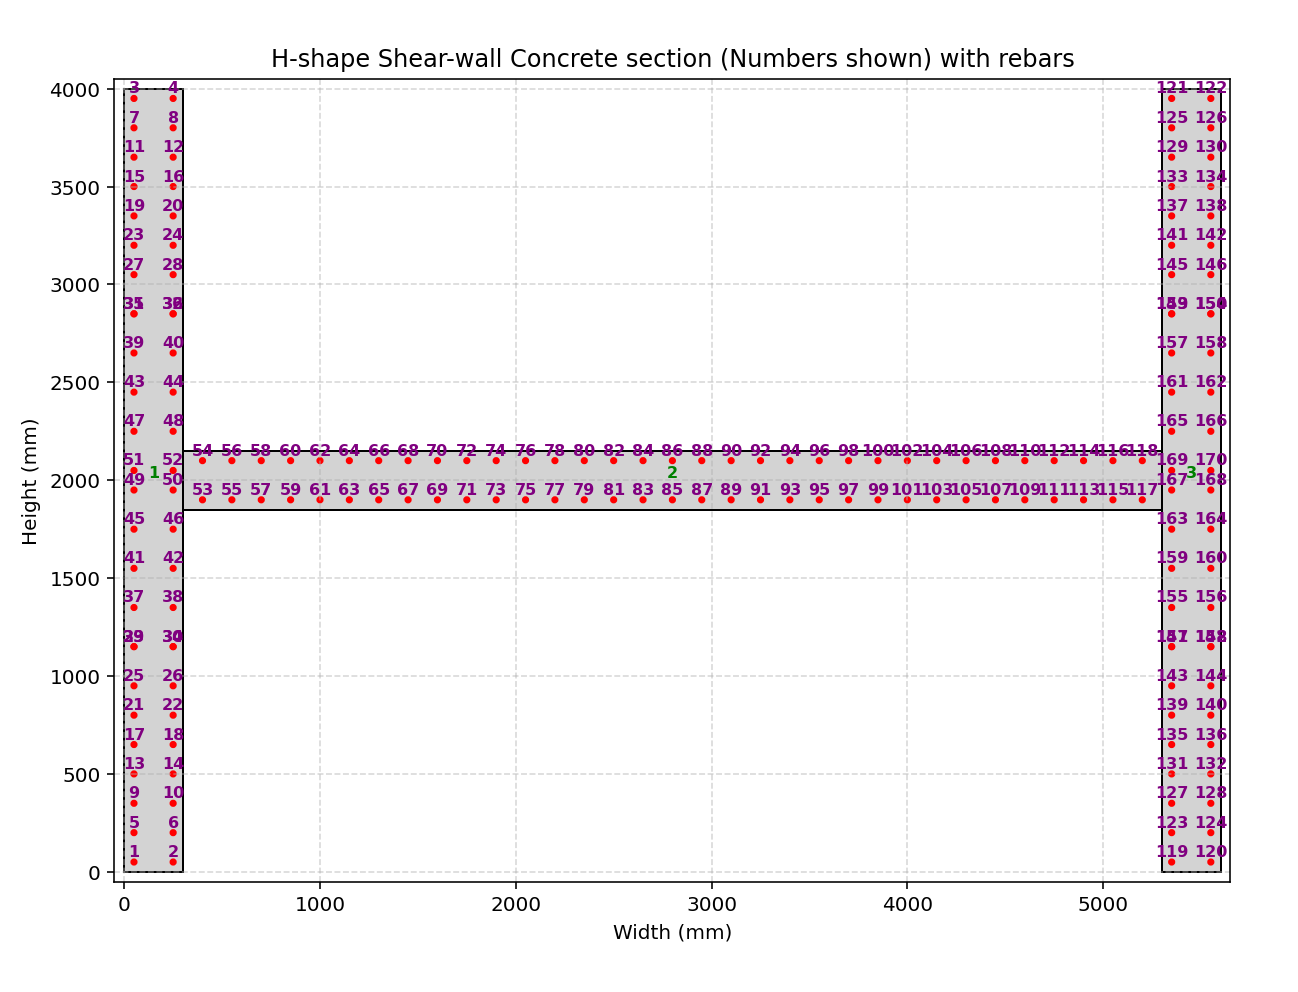

Write Python code to recreate this figure.
def CONCRETE_SHEAR_WALL_H_SHAPE_SECTION_EXTRA_FUN(secTag, STEEL_TYPE, fc, Kfc, CONCRETE_DENSITY, plot=True):
    """
    Create a concrete H-Shape shear wall with different widths and heights, fiber section (OpenSees) and,
    if PLOT=True, draw a simple 2‑D sketch of the section.

    Parameters
    ----------
    secTag          : int   – section identifier
    STEEL_TYPE      : str   – 'ELASTIC' or 'INELASTIC'
    fc              : float – unconfined concrete compressive strength (MPa, negative)
    Kfc             : float – ratio of confined to unconfined concrete strength
    CONCRETE_DENSITY: float – ρc (kg/m³) – will be converted to N·s²/mm³
    PLOT            : bool  – draw the section if True
    
    THIS PYTHON SCRIPT WRITTEN BY SALAR DELAVAR GHASHGHAEI (QASHQAI)
    """
    import numpy as np
    import openseespy.opensees as ops
    import matplotlib.pyplot as plt
    import matplotlib.pyplot as plt, matplotlib.patches as patches
    
    # Define materials for nonlinear elements
    # Define parameters (units: mm, N)
    # ------------------------------------------
    # CONCRETE                  tag   f'c        ec0   f'cu        ecu
    # Cover concrete (unconfined)
    fcU = -fc                 # [N/mm²] Concrete Compressive Strength
    Ec = 4700 * np.sqrt(-fcU) # [N/mm^2] Concrete Elastic Modulus
    ec0U = 2*fcU/Ec           # [mm/mm] Concrete Compressive Strain
    fcUU = 0.2*fcU            # [N/mm²] Concrete Compressive Ultimate Strength
    ecuU = 5*ec0U             # [mm/mm] Concrete Compressive Ultimate Strain
    LambdaU = 0.1;	          # ratio between unloading slope    
    # Core concrete (confined)
    #Kfc = 1.3;			      # ratio of confined to unconfined concrete strength
    fcC = Kfc*fcU             # [N/mm²] Concrete Compressive Strength
    Ec = 4700 * np.sqrt(-fcC) # [N/mm^2] Concrete Elastic Modulus
    ec0C = 2*fcC/Ec           # [mm/mm] Concrete Compressive Strain
    fcUC = 0.65*fcC           # [N/mm²] Concrete Compressive Ultimate Strength
    ecuC = 15*ec0C            # [mm/mm] Concrete Compressive Ultimate Strain
    LambdaC = 0.1;	          # ratio between unloading slope
    # tensile-strength properties
    ftC = 0.7 * np.sqrt(-fcC)  # [N/mm²] tensile strength +tension
    ftU = 0.7 * np.sqrt(-fcU)  # [N/mm²] tensile strength +tension
    EtsC = ftC/np.abs(ec0C)    # [N/mm²] tension softening stiffness
    EtsU = ftU/np.abs(ec0U)	   # [N/mm²] tension softening stiffness
    
    # STEEL
    # Reinforcing steel
    fy = 400          # [N/mm²] Steel Rebar Yield Strength   
    Es = 2e5          # [N/mm²] Modulus of Elasticity
    ey = fy/Es        # [mm/mm] Steel Rebar Yield Strain
    fu = 1.1818*fy    # [N/mm²] Steel Rebar Ultimate Strength
    esu = 0.09        # [mm/mm] Steel Rebar Ultimate Strain
    Esh = (fu - fy)/(esu - ey)
    Bs = Esh / Es
    

    coreTag, coverTag, steelTag = secTag + 100, secTag + 200, secTag + 300
    if STEEL_TYPE == 'ELASTIC':
        ops.uniaxialMaterial('Elastic', steelTag, Es) 
    if STEEL_TYPE == 'INELASTIC':   
        pinchX = 0.8   # Pinching factor in X direction
        pinchY = 0.5   # Pinching factor in Y direction
        damage1 = 0.0  # Damage due to ductility
        damage2 = 0.0  # Damage due to energy
        beta = 0.1     # Stiffness degradation parameter
        ops.uniaxialMaterial('Hysteretic', steelTag, fy, ey, fu, esu, 0.2*fu, 1.1*esu, -fy, -ey, -fu, -esu, -0.2*fu, -1.1*esu, pinchX, pinchY, damage1, damage2, beta)
        # INFO LINK: https://opensees.berkeley.edu/wiki/index.php/Hysteretic_Material
        
    #ops.uniaxialMaterial('Concrete01', coreTag, fcC, ec0C, fcUC, ecuC)  # Core concrete (confined)
    #ops.uniaxialMaterial('Concrete01', coverTag, fcU, ec0U, fcUU, ecuU) # Cover concrete (unconfined)
    ops.uniaxialMaterial('Concrete02', coreTag, fcC, ec0C, fcUC, ecuC, LambdaC, ftC, EtsC) # build core concrete (confined)
    ops.uniaxialMaterial('Concrete02', coverTag, fcU, ec0U, fcUU, ecuU, LambdaU, ftU, EtsU) # build cover concrete (unconfined)


    # -------------------- Fiber section -------------------------
    ops.section('Fiber', secTag)
    # -------------------- Concrete Section -------------------------------
    # (layers depth[mm], layers width[mm], center y‑coord [mm], center x‑coord [mm], numSubdivY, numSubdivZ)
    NFY, NFX = 50, 50 # Number of fibers in each Division in Y and X Dir.
    concrete_layers = [
        (4000.0, 300.0, 2000.0, 150.0, NFY, NFX, coreTag, 'lightgray'),            # 1
        (300.0, 5000.0, 2000.0, 300.0+2500.0, NFY, NFX, coreTag, 'lightgray'),    # 2
        (4000.0, 300.0, 2000.0, 5000.0+450.0, NFY, NFX, coreTag, 'lightgray'),     # 3

    ]
    for depth, width, center_y, center_x, numSubdivY, numSubdivZ, matTAG, _  in concrete_layers:
        x_left = center_x - width/2
        x_right = center_x + width/2
        y_bot = center_y - depth/2
        y_top = center_y + depth/2
        ops.patch('rect', matTAG, numSubdivY, numSubdivZ, x_left, y_bot, x_right, y_top)

    # -------------------- Section area -------------------------
    # Initialize
    min_bottom = float('inf')
    max_top = -float('inf')
    TOTAL_AREA = 0.0
    
    for depth, width, center_y, center_x,_ ,_,_ ,_ in concrete_layers:
        bottom = center_y - depth/2
        top = center_y + depth/2
        min_bottom = min(min_bottom, bottom)
        max_top = max(max_top, top)
        TOTAL_AREA += depth * width
    
    SECTION_HEIGHT = max_top - min_bottom
    
    print(f"Section height = {SECTION_HEIGHT} mm")
    print(f"Section area   = {TOTAL_AREA} mm²")
    # -------------------- Rebars -------------------------------
    RD = 16.0 # [mm] Rebar Diameter
    # (diameter [mm], y‑coord [mm], x‑coord [mm])
    rebars = [
        (RD,  50.0, 50.0),      # 1 -> SHEAR WALL 01 - DISTANCE 150.0 mm
        (RD,  50.0, 250.0),     # 2
        (RD,  3950.0, 50.0),    # 3
        (RD,  3950.0, 250.0),   # 4
        (RD,  200.0, 50.0),     # 5
        (RD,  200.0, 250.0),    # 6
        (RD,  3800.0, 50.0),    # 7
        (RD,  3800.0, 250.0),   # 8
        (RD,  350.0, 50.0),     # 9
        (RD,  350.0, 250.0),    # 10
        (RD,  3650.0, 50.0),    # 11
        (RD,  3650.0, 250.0),   # 12
        (RD,  500.0, 50.0),     # 13
        (RD,  500.0, 250.0),    # 14
        (RD,  3500.0, 50.0),    # 15
        (RD,  3500.0, 250.0),   # 16
        (RD,  650.0, 50.0),     # 17
        (RD,  650.0, 250.0),    # 18
        (RD,  3350.0, 50.0),    # 19
        (RD,  3350.0, 250.0),   # 20
        (RD,  800.0, 50.0),     # 21
        (RD,  800.0, 250.0),    # 22
        (RD,  3200.0, 50.0),    # 23
        (RD,  3200.0, 250.0),   # 24
        (RD,  950.0, 50.0),     # 25
        (RD,  950.0, 250.0),    # 26
        (RD,  3050.0, 50.0),    # 27
        (RD,  3050.0, 250.0),   # 28
        
        (RD,  1150.0, 50.0),    # 29 -> SHEAR WALL 01 - DISTANCE 200.0 mm
        (RD,  1150.0, 250.0),   # 30
        (RD,  2850.0, 50.0),    # 31
        (RD,  2850.0, 250.0),   # 32
        (RD,  1150.0, 50.0),    # 33
        (RD,  1150.0, 250.0),   # 34
        (RD,  2850.0, 50.0),    # 35
        (RD,  2850.0, 250.0),   # 36
        (RD,  1350.0, 50.0),    # 37
        (RD,  1350.0, 250.0),   # 38
        (RD,  2650.0, 50.0),    # 39
        (RD,  2650.0, 250.0),   # 40
        (RD,  1550.0, 50.0),    # 41
        (RD,  1550.0, 250.0),   # 42
        (RD,  2450.0, 50.0),    # 43
        (RD,  2450.0, 250.0),   # 44
        (RD,  1750.0, 50.0),    # 45
        (RD,  1750.0, 250.0),   # 46
        (RD,  2250.0, 50.0),    # 47
        (RD,  2250.0, 250.0),   # 48
        (RD,  1950.0, 50.0),    # 49
        (RD,  1950.0, 250.0),   # 50
        (RD,  2050.0, 50.0),    # 51
        (RD,  2050.0, 250.0),   # 52
        
        (RD,  2000.0-0.5*300.0+50.0, 300.0+100.0+0*150.0),      # 53 -> SHEAR WALL 02 - DISTANCE 150.0 mm
        (RD,  2000.0+0.5*300.0-50.0, 300.0+100.0+0*150.0),      # 54
        (RD,  2000.0-0.5*300.0+50.0, 300.0+100.0+1*150.0),      # 55
        (RD,  2000.0+0.5*300.0-50.0, 300.0+100.0+1*150.0),      # 56
        (RD,  2000.0-0.5*300.0+50.0, 300.0+100.0+2*150.0),      # 57
        (RD,  2000.0+0.5*300.0-50.0, 300.0+100.0+2*150.0),      # 58
        (RD,  2000.0-0.5*300.0+50.0, 300.0+100.0+3*150.0),      # 59
        (RD,  2000.0+0.5*300.0-50.0, 300.0+100.0+3*150.0),      # 60
        (RD,  2000.0-0.5*300.0+50.0, 300.0+100.0+4*150.0),      # 61
        (RD,  2000.0+0.5*300.0-50.0, 300.0+100.0+4*150.0),      # 62
        (RD,  2000.0-0.5*300.0+50.0, 300.0+100.0+5*150.0),      # 63
        (RD,  2000.0+0.5*300.0-50.0, 300.0+100.0+5*150.0),      # 64
        (RD,  2000.0-0.5*300.0+50.0, 300.0+100.0+6*150.0),      # 65
        (RD,  2000.0+0.5*300.0-50.0, 300.0+100.0+6*150.0),      # 66
        (RD,  2000.0-0.5*300.0+50.0, 300.0+100.0+7*150.0),      # 67
        (RD,  2000.0+0.5*300.0-50.0, 300.0+100.0+7*150.0),      # 68
        (RD,  2000.0-0.5*300.0+50.0, 300.0+100.0+8*150.0),      # 69
        (RD,  2000.0+0.5*300.0-50.0, 300.0+100.0+8*150.0),      # 70
        (RD,  2000.0-0.5*300.0+50.0, 300.0+100.0+9*150.0),      # 71
        (RD,  2000.0+0.5*300.0-50.0, 300.0+100.0+9*150.0),      # 72
        (RD,  2000.0-0.5*300.0+50.0, 300.0+100.0+10*150.0),      # 73
        (RD,  2000.0+0.5*300.0-50.0, 300.0+100.0+10*150.0),      # 74
        (RD,  2000.0-0.5*300.0+50.0, 300.0+100.0+11*150.0),      # 75
        (RD,  2000.0+0.5*300.0-50.0, 300.0+100.0+11*150.0),      # 76
        (RD,  2000.0-0.5*300.0+50.0, 300.0+100.0+12*150.0),      # 77
        (RD,  2000.0+0.5*300.0-50.0, 300.0+100.0+12*150.0),      # 78
        (RD,  2000.0-0.5*300.0+50.0, 300.0+100.0+13*150.0),      # 79
        (RD,  2000.0+0.5*300.0-50.0, 300.0+100.0+13*150.0),      # 80
        (RD,  2000.0-0.5*300.0+50.0, 300.0+100.0+14*150.0),      # 81
        (RD,  2000.0+0.5*300.0-50.0, 300.0+100.0+14*150.0),      # 82
        (RD,  2000.0-0.5*300.0+50.0, 300.0+100.0+15*150.0),      # 83
        (RD,  2000.0+0.5*300.0-50.0, 300.0+100.0+15*150.0),      # 84
        (RD,  2000.0-0.5*300.0+50.0, 300.0+100.0+16*150.0),      # 85
        (RD,  2000.0+0.5*300.0-50.0, 300.0+100.0+16*150.0),      # 86
        (RD,  2000.0-0.5*300.0+50.0, 300.0+100.0+17*150.0),      # 87
        (RD,  2000.0+0.5*300.0-50.0, 300.0+100.0+17*150.0),      # 88
        (RD,  2000.0-0.5*300.0+50.0, 300.0+100.0+18*150.0),      # 89
        (RD,  2000.0+0.5*300.0-50.0, 300.0+100.0+18*150.0),      # 90
        (RD,  2000.0-0.5*300.0+50.0, 300.0+100.0+19*150.0),      # 91
        (RD,  2000.0+0.5*300.0-50.0, 300.0+100.0+19*150.0),      # 92
        (RD,  2000.0-0.5*300.0+50.0, 300.0+100.0+20*150.0),      # 93
        (RD,  2000.0+0.5*300.0-50.0, 300.0+100.0+20*150.0),      # 94
        (RD,  2000.0-0.5*300.0+50.0, 300.0+100.0+21*150.0),      # 95
        (RD,  2000.0+0.5*300.0-50.0, 300.0+100.0+21*150.0),      # 96
        (RD,  2000.0-0.5*300.0+50.0, 300.0+100.0+22*150.0),      # 97
        (RD,  2000.0+0.5*300.0-50.0, 300.0+100.0+22*150.0),      # 98
        (RD,  2000.0-0.5*300.0+50.0, 300.0+100.0+23*150.0),      # 99
        (RD,  2000.0+0.5*300.0-50.0, 300.0+100.0+23*150.0),      # 100
        (RD,  2000.0-0.5*300.0+50.0, 300.0+100.0+24*150.0),      # 101
        (RD,  2000.0+0.5*300.0-50.0, 300.0+100.0+24*150.0),      # 102
        (RD,  2000.0-0.5*300.0+50.0, 300.0+100.0+25*150.0),      # 103
        (RD,  2000.0+0.5*300.0-50.0, 300.0+100.0+25*150.0),      # 104
        (RD,  2000.0-0.5*300.0+50.0, 300.0+100.0+26*150.0),      # 105
        (RD,  2000.0+0.5*300.0-50.0, 300.0+100.0+26*150.0),      # 106
        (RD,  2000.0-0.5*300.0+50.0, 300.0+100.0+27*150.0),      # 107
        (RD,  2000.0+0.5*300.0-50.0, 300.0+100.0+27*150.0),      # 108
        (RD,  2000.0-0.5*300.0+50.0, 300.0+100.0+28*150.0),      # 109
        (RD,  2000.0+0.5*300.0-50.0, 300.0+100.0+28*150.0),      # 110
        (RD,  2000.0-0.5*300.0+50.0, 300.0+100.0+29*150.0),      # 111
        (RD,  2000.0+0.5*300.0-50.0, 300.0+100.0+29*150.0),      # 112
        (RD,  2000.0-0.5*300.0+50.0, 300.0+100.0+30*150.0),      # 113
        (RD,  2000.0+0.5*300.0-50.0, 300.0+100.0+30*150.0),      # 114
        (RD,  2000.0-0.5*300.0+50.0, 300.0+100.0+31*150.0),      # 115
        (RD,  2000.0+0.5*300.0-50.0, 300.0+100.0+31*150.0),      # 116
        (RD,  2000.0-0.5*300.0+50.0, 300.0+100.0+32*150.0),      # 117
        (RD,  2000.0+0.5*300.0-50.0, 300.0+100.0+32*150.0),      # 118
        
        (RD,  50.0, 5350.0),      # 119 -> SHEAR WALL 03 - DISTANCE 150.0 mm
        (RD,  50.0, 5550.0),      # 120
        (RD,  3950.0, 5350.0),    # 121
        (RD,  3950.0, 5550.0),    # 122
        (RD,  200.0, 5350.0),     # 123
        (RD,  200.0, 5550.0),     # 124
        (RD,  3800.0, 5350.0),    # 125
        (RD,  3800.0, 5550.0),    # 126
        (RD,  350.0, 5350.0),     # 127
        (RD,  350.0, 5550.0),     # 128
        (RD,  3650.0, 5350.0),    # 129
        (RD,  3650.0, 5550.0),    # 130
        (RD,  500.0, 5350.0),     # 131
        (RD,  500.0, 5550.0),     # 132
        (RD,  3500.0, 5350.0),    # 133
        (RD,  3500.0, 5550.0),    # 134
        (RD,  650.0, 5350.0),     # 135
        (RD,  650.0, 5550.0),     # 136
        (RD,  3350.0, 5350.0),    # 137
        (RD,  3350.0, 5550.0),    # 138
        (RD,  800.0, 5350.0),     # 139
        (RD,  800.0, 5550.0),     # 140
        (RD,  3200.0, 5350.0),    # 141
        (RD,  3200.0, 5550.0),    # 142
        (RD,  950.0, 5350.0),     # 143
        (RD,  950.0, 5550.0),     # 144
        (RD,  3050.0, 5350.0),    # 145
        (RD,  3050.0, 5550.0),    # 146
        
        (RD,  1150.0, 5350.0),    # 147 -> SHEAR WALL 03 - DISTANCE 200.0 mm
        (RD,  1150.0, 5550.0),    # 148
        (RD,  2850.0, 5350.0),    # 149
        (RD,  2850.0, 5550.0),    # 150
        (RD,  1150.0, 5350.0),    # 151
        (RD,  1150.0, 5550.0),    # 152
        (RD,  2850.0, 5350.0),    # 153
        (RD,  2850.0, 5550.0),    # 154
        (RD,  1350.0, 5350.0),    # 155
        (RD,  1350.0, 5550.0),    # 156
        (RD,  2650.0, 5350.0),    # 157
        (RD,  2650.0, 5550.0),    # 158
        (RD,  1550.0, 5350.0),    # 159
        (RD,  1550.0, 5550.0),    # 160
        (RD,  2450.0, 5350.0),    # 161
        (RD,  2450.0, 5550.0),    # 162
        (RD,  1750.0, 5350.0),    # 163
        (RD,  1750.0, 5550.0),    # 164
        (RD,  2250.0, 5350.0),    # 165
        (RD,  2250.0, 5550.0),    # 166
        (RD,  1950.0, 5350.0),    # 167
        (RD,  1950.0, 5550.0),    # 168
        (RD,  2050.0, 5350.0),    # 169
        (RD,  2050.0, 5550.0),    # 170
    ]

    for dia, y, x in rebars:
        area = np.pi * dia**2 / 4.0          # mm²
        ops.fiber(x, y, area, steelTag)      # add to OpenSees model

    # -------------------- Plot (optional) -----------------------
    if plot:
        import matplotlib.pyplot as plt
        import matplotlib.patches as patches
        
        fig, ax = plt.subplots(figsize=(10, 8))
        ax.set_xlabel('Width (mm)')
        ax.set_ylabel('Height (mm)')
        ax.set_title('H-shape Shear-wall Concrete section (Numbers shown) with rebars')
        ax.grid(True, ls='--', alpha=0.5)
        
        # Concrete geometry derived from concrete_layers
        ii = 0
        for depth, width, center_y, center_x, _, _, _, _ in concrete_layers:
            x_left = center_x - width/2
            x_right = center_x + width/2
            y_bot = center_y - depth/2
            y_top = center_y + depth/2
            rect = patches.Rectangle(
                (x_left, y_bot), width, depth,
                linewidth=1, edgecolor='black', facecolor='lightgray'
            )
            ax.add_patch(rect)
            ii += 1
            ax.text(
                center_x, center_y, f'{ii}',
                color='green', fontsize=8,
                ha='center', va='bottom', fontweight='bold'
            )
        
        # Rebars – red circles + numbers (using your existing rebars list)
        for i, (dia, y, x) in enumerate(rebars, start=1):
            circ = patches.Circle(
                (x, y), radius=dia/2,
                edgecolor='red', facecolor='red', linewidth=2
            )
            ax.add_patch(circ)
            ax.text(
                x, y + dia/2 + 5, f'{i}',
                color='purple', fontsize=8,
                ha='center', va='bottom', fontweight='bold'
            )
        
        # Compute overall limits from the actual concrete layers
        all_x = []
        all_y = []
        for depth, width, center_y, center_x,_ ,_, _, _ in concrete_layers:
            all_x.append(center_x - width/2)
            all_x.append(center_x + width/2)
            all_y.append(center_y - depth/2)
            all_y.append(center_y + depth/2)
        x_min, x_max = min(all_x), max(all_x)
        y_min, y_max = min(all_y), max(all_y)
        margin = 50  # mm extra space around
        ax.set_xlim(x_min - margin, x_max + margin)
        ax.set_ylim(y_min - margin, y_max + margin)
        ax.set_aspect('equal')
        plt.show()

    ELE_MASS = CONCRETE_DENSITY * TOTAL_AREA   # kg/mm

    return SECTION_HEIGHT, ELE_MASS
